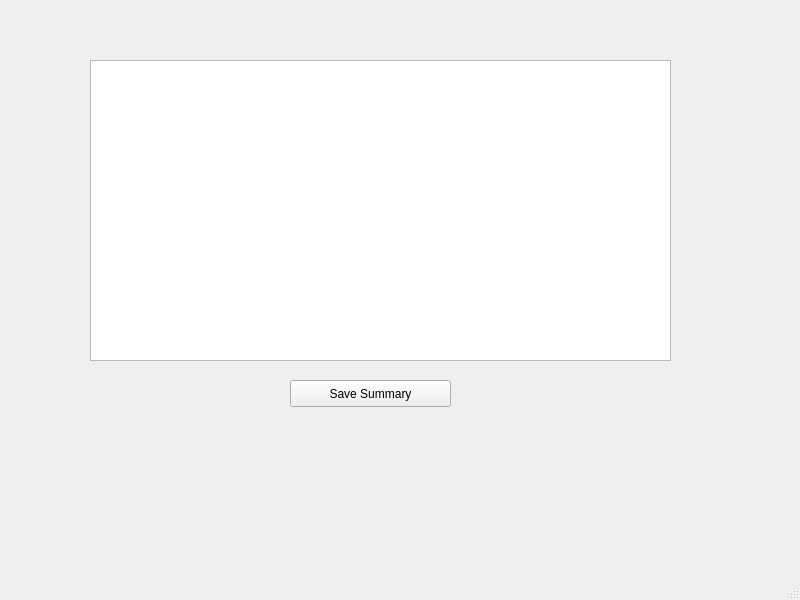
<?xml version="1.0" encoding="UTF-8"?>
<ui version="4.0">
 <class>MainWindow</class>
 <widget class="QMainWindow" name="MainWindow">
  <property name="geometry">
   <rect>
    <x>0</x>
    <y>0</y>
    <width>800</width>
    <height>600</height>
   </rect>
  </property>
  <property name="windowTitle">
   <string>MainWindow</string>
  </property>
  <widget class="QWidget" name="centralwidget">
   <widget class="QTextEdit" name="textEdit">
    <property name="geometry">
     <rect>
      <x>90</x>
      <y>60</y>
      <width>581</width>
      <height>301</height>
     </rect>
    </property>
   </widget>
   <widget class="QPushButton" name="pushButton">
    <property name="geometry">
     <rect>
      <x>290</x>
      <y>380</y>
      <width>161</width>
      <height>27</height>
     </rect>
    </property>
    <property name="text">
     <string>Save Summary</string>
    </property>
   </widget>
  </widget>
  <widget class="QStatusBar" name="statusbar"/>
 </widget>
 <resources/>
 <connections/>
</ui>
